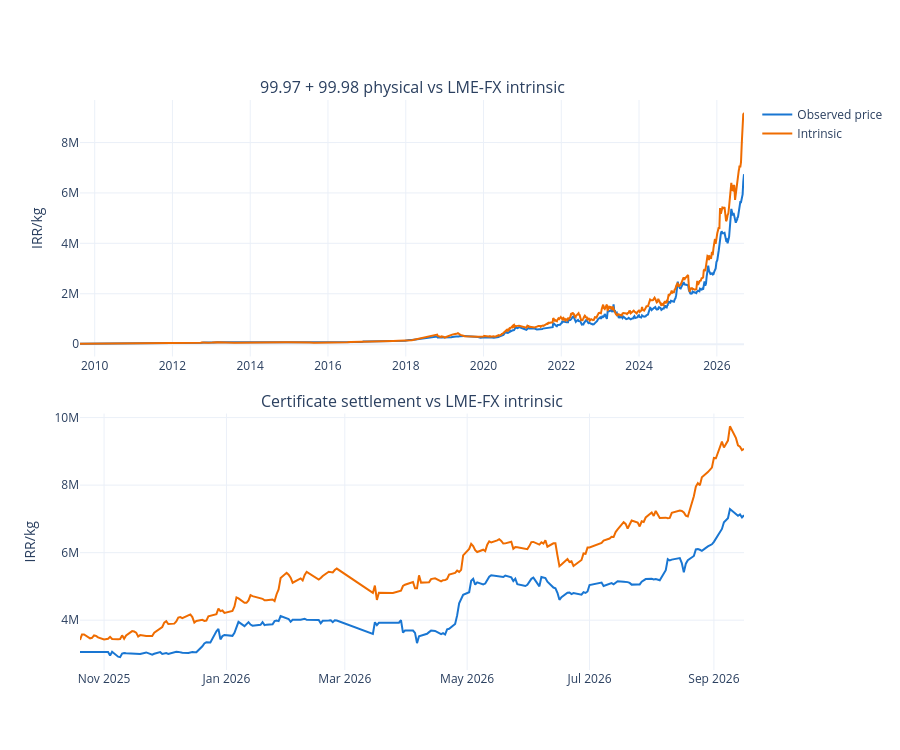

The cell this chart's notebook holds for it:
### Markdown cell above
## Intrinsic price components and physical benchmark

### Code cell
fig = make_subplots(rows=2, cols=1, vertical_spacing=0.1,
    subplot_titles=('99.97 + 99.98 physical vs LME-FX intrinsic',
                    'Certificate settlement vs LME-FX intrinsic'))
for row, frame, price_column in [(1, physical_direct, 'physical_price_irr_per_kg'),
                                  (2, certificate_direct, 'certificate_price_irr_per_kg')]:
    fig.add_trace(go.Scatter(x=frame['date'], y=frame[price_column],
        name='Observed price', line_color='#1976D2', showlegend=row == 1), row=row, col=1)
    fig.add_trace(go.Scatter(x=frame['date'], y=frame['intrinsic_price_irr_per_kg'],
        name='Intrinsic', line_color='#EF6C00', showlegend=row == 1), row=row, col=1)
    fig.update_yaxes(title_text='IRR/kg', row=row, col=1)
fig.update_layout(height=750, template='plotly_white', hovermode='x unified')
fig.show()
display(benchmark[['physical_trade_date_jalali','grades','grade_99_97_quantity',
    'grade_99_98_quantity','total_quantity','grade_99_97_weighted_price',
    'grade_99_98_weighted_price','physical_weighted_price']].tail(30))

### Figure 1 — Plotly figure (JSON) as saved in the notebook; plotly's stock layout.template omitted (floating-point values rounded to 4 significant figures; data arrays with more than 128 entries replaced by an {"elided": "..."} marker saying what was removed)
{"data": [{"line": {"color": "#1976D2"}, "name": "Observed price", "showlegend": true, "type": "scatter", "x": {"elided": "562 str values"}, "xaxis": "x", "y": {"elided": "562 float values"}, "yaxis": "y"}, {"line": {"color": "#EF6C00"}, "name": "Intrinsic", "showlegend": true, "type": "scatter", "x": {"elided": "562 str values"}, "xaxis": "x", "y": {"elided": "562 float values"}, "yaxis": "y"}, {"line": {"color": "#1976D2"}, "name": "Observed price", "showlegend": false, "type": "scatter", "x": {"elided": "208 str values"}, "xaxis": "x2", "y": {"elided": "208 int values"}, "yaxis": "y2"}, {"line": {"color": "#EF6C00"}, "name": "Intrinsic", "showlegend": false, "type": "scatter", "x": {"elided": "208 str values"}, "xaxis": "x2", "y": {"elided": "208 float values"}, "yaxis": "y2"}], "layout": {"annotations": [{"font": {"size": 16}, "showarrow": false, "text": "99.97 + 99.98 physical vs LME-FX intrinsic", "x": 0.5, "xanchor": "center", "xref": "paper", "y": 1, "yanchor": "bottom", "yref": "paper"}, {"font": {"size": 16}, "showarrow": false, "text": "Certificate settlement vs LME-FX intrinsic", "x": 0.5, "xanchor": "center", "xref": "paper", "y": 0.45, "yanchor": "bottom", "yref": "paper"}], "height": 750, "hovermode": "x unified", "xaxis": {"anchor": "y", "domain": [0, 1]}, "xaxis2": {"anchor": "y2", "domain": [0, 1]}, "yaxis": {"anchor": "x", "domain": [0.55, 1], "title": {"text": "IRR/kg"}}, "yaxis2": {"anchor": "x2", "domain": [0, 0.45], "title": {"text": "IRR/kg"}}}}
